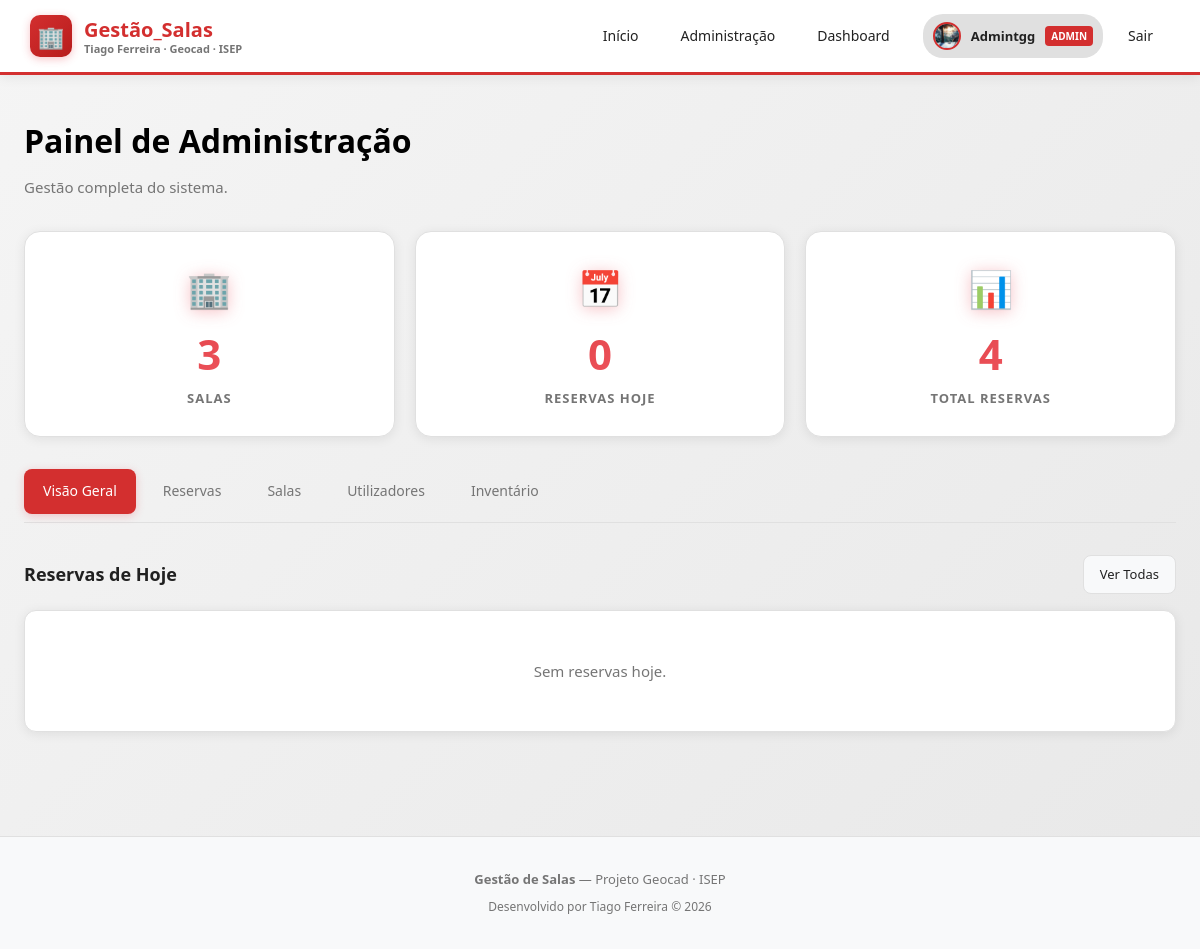
Page /admin (signed in) on the earlier database version.
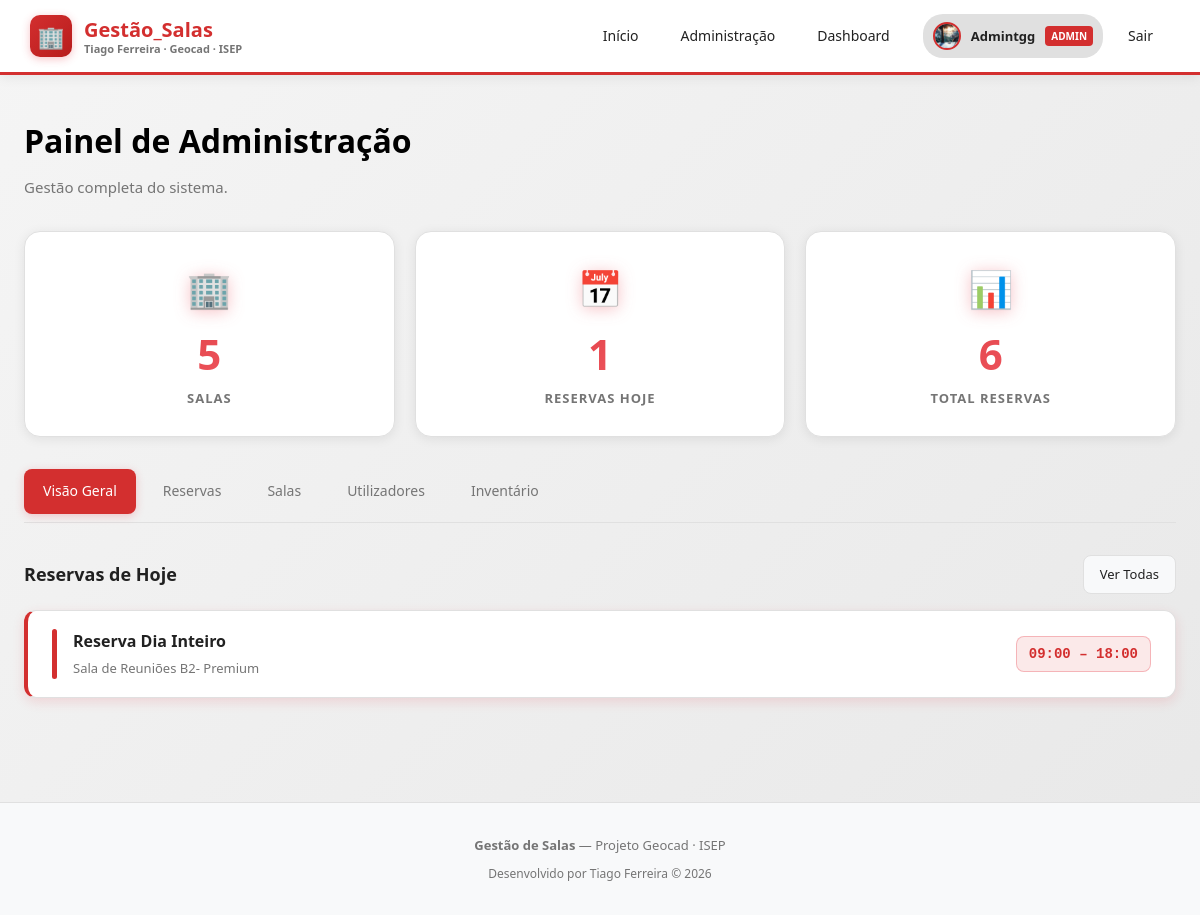
Same page on the later database version.
### app/models.py (models this page shows)
class Reservation(Base):
    __tablename__ = "reservations"
    id         = Column(Integer, primary_key=True, index=True)
    title      = Column(String, nullable=False)
    date       = Column(String, nullable=False)        # ex: "2026-02-23"
    start_time = Column(String, nullable=False)        # ex: "09:00"
    end_time   = Column(String, nullable=False)        # ex: "10:00"
    room_id = Column(Integer, ForeignKey("rooms.id"), nullable=False)
    user_id = Column(Integer, ForeignKey("users.id"), nullable=False)
    room = relationship("Room", back_populates="reservations")
    user = relationship("User", back_populates="reservations")

class Room(Base):
    __tablename__ = "rooms"
    id         = Column(Integer, primary_key=True, index=True)
    name       = Column(String, nullable=False)
    capacity   = Column(Integer, nullable=False)
    location   = Column(String, nullable=False)
    color      = Column(String, default="#e85d04")
    start_time = Column(String, nullable=False)        # ex: "08:00"
    end_time   = Column(String, nullable=False)        # ex: "18:00"
    work_days  = Column(String, default="1,2,3,4,5")  # dias da semana separados por vírgula
    reservations = relationship("Reservation", back_populates="room")
    equipment = relationship("Equipment", back_populates="room")

### app/routers/admin.py (the view)
@router.get("")
async def home(request: Request, db=Depends(get_db)):
    user = require_admin(request, db)
    rooms_list = db.query(models.Room).all()
    rooms = {r.id: r for r in rooms_list}
    today = str(date_type.today())
    today_res = db.query(models.Reservation).filter(models.Reservation.date == today).all()
    total_res = db.query(models.Reservation).count()
    return request.app.state.templates.TemplateResponse(
        "admin.html",
        {
            "request": request,
            "user": user,
            "rooms": rooms,
            "today_reservations": today_res,
            "total_reservations": total_res,
            "today": today,
        },
    )

### app/templates/admin.html (shortened to what this page needs)
{% extends "base.html" %}
{% block content %}
<div class="container">
  <h1 class="page-title">Painel de Administração</h1>
  <p class="page-sub">Gestão completa do sistema.
  </p>
  <div class="stats-grid" style="margin-bottom: 32px;">
    <div class="stat-card">
      <div class="stat-icon">🏢</div>
      <div class="stat-value">{{ rooms | length }}</div>
      <div class="stat-label">Salas</div>
    </div>
    <div class="stat-card">
      <div class="stat-icon">📅</div>
      <div class="stat-value">{{ today_reservations | length }}</div>
      <div class="stat-label">Reservas Hoje</div>
    </div>
    <div class="stat-card">
      <div class="stat-icon">📊</div>
      <div class="stat-value">{{ total_reservations }}</div>
      <div class="stat-label">Total Reservas</div>
    </div>
  </div>
  <div class="admin-tabs">
    <a class="admin-tab active" href="/admin">Visão Geral</a>
    <a class="admin-tab" href="/admin/reservations">Reservas</a>
    <a class="admin-tab" href="/admin/rooms">Salas</a>
    <a class="admin-tab" href="/admin/users">Utilizadores</a>
    <a class="admin-tab" href="/admin/inventory">Inventário</a>
  </div>
  <div style="display: flex; justify-content: space-between; align-items: center; margin-bottom: 16px;">
    <h3 style="font-weight: 700; font-size: 18px;">Reservas de Hoje</h3>
    <a href="/admin/reservations" class="btn btn-secondary btn-sm">Ver Todas</a>
  </div>
  {% if today_reservations %}
    <div style="display: flex; flex-direction: column; gap: 10px;">
      {% for r in today_reservations | sort(attribute='start_time') %}
        {% set room = rooms.get(r.room_id) %}
        <div class="card reservation-item">
          <div class="reservation-color" style="background: {{ room.color if room else '#e85d04' }};"></div>
          <div class="reservation-info">
            <div class="reservation-title">{{ r.title }}</div>
            <div class="reservation-meta">{{ room.name if room else '—' }}</div>
          </div>
          <span class="reservation-time">{{ r.start_time }} – {{ r.end_time }}</span>
        </div>
      {% endfor %}
    </div>
  {% else %}
    <div class="card card-empty">Sem reservas hoje.</div>
  {% endif %}
</div>
{% endblock %}

Differences in the rows shown:
added Reservation: title "Reserva Dia Inteiro", start_time "09:00", end_time "18:00"
added Room: name "Sala de Reuniões B2- Premium"
Other differences:
{{ rooms | length }}: "3" → "5"
{{ today_reservations | length }}: "0" → "1"
{{ total_reservations }}: "4" → "6"
text no longer shown: "Sem reservas hoje."
